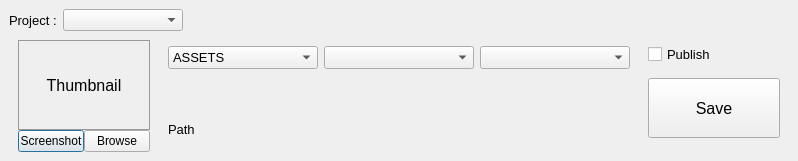
<?xml version="1.0" encoding="UTF-8"?>
<ui version="4.0">
 <class>MainWindow</class>
 <widget class="QDialog" name="MainWindow">
  <property name="geometry">
   <rect>
    <x>0</x>
    <y>0</y>
    <width>798</width>
    <height>161</height>
   </rect>
  </property>
  <property name="windowTitle">
   <string>MainWindow</string>
  </property>
  <layout class="QHBoxLayout" name="horizontalLayout_3">
   <property name="spacing">
    <number>0</number>
   </property>
   <property name="leftMargin">
    <number>0</number>
   </property>
   <property name="topMargin">
    <number>0</number>
   </property>
   <property name="rightMargin">
    <number>0</number>
   </property>
   <property name="bottomMargin">
    <number>0</number>
   </property>
   <item>
    <layout class="QGridLayout" name="gridLayout_3">
     <property name="leftMargin">
      <number>0</number>
     </property>
     <property name="topMargin">
      <number>0</number>
     </property>
     <property name="rightMargin">
      <number>0</number>
     </property>
     <property name="bottomMargin">
      <number>0</number>
     </property>
     <property name="spacing">
      <number>0</number>
     </property>
     <item row="0" column="0">
      <widget class="QWidget" name="widget" native="true">
       <layout class="QHBoxLayout" name="horizontalLayout">
        <property name="leftMargin">
         <number>9</number>
        </property>
        <property name="topMargin">
         <number>9</number>
        </property>
        <property name="bottomMargin">
         <number>0</number>
        </property>
        <item>
         <widget class="QLabel" name="label">
          <property name="font">
           <font>
            <pointsize>10</pointsize>
           </font>
          </property>
          <property name="text">
           <string>Project :</string>
          </property>
         </widget>
        </item>
        <item>
         <widget class="QComboBox" name="cb_project">
          <property name="minimumSize">
           <size>
            <width>120</width>
            <height>0</height>
           </size>
          </property>
         </widget>
        </item>
        <item>
         <spacer name="horizontalSpacer">
          <property name="orientation">
           <enum>Qt::Horizontal</enum>
          </property>
          <property name="sizeHint" stdset="0">
           <size>
            <width>40</width>
            <height>20</height>
           </size>
          </property>
         </spacer>
        </item>
       </layout>
      </widget>
     </item>
     <item row="1" column="0">
      <widget class="QWidget" name="widget_2" native="true">
       <layout class="QHBoxLayout" name="horizontalLayout_2">
        <property name="spacing">
         <number>0</number>
        </property>
        <property name="topMargin">
         <number>0</number>
        </property>
        <property name="bottomMargin">
         <number>0</number>
        </property>
        <item>
         <widget class="QWidget" name="widget_3" native="true">
          <property name="minimumSize">
           <size>
            <width>150</width>
            <height>130</height>
           </size>
          </property>
          <property name="maximumSize">
           <size>
            <width>130</width>
            <height>130</height>
           </size>
          </property>
          <layout class="QGridLayout" name="gridLayout">
           <property name="spacing">
            <number>0</number>
           </property>
           <item row="1" column="0">
            <widget class="QPushButton" name="pb_screenshot">
             <property name="text">
              <string>Screenshot</string>
             </property>
            </widget>
           </item>
           <item row="1" column="1">
            <widget class="QPushButton" name="pb_browse">
             <property name="text">
              <string>Browse</string>
             </property>
            </widget>
           </item>
           <item row="0" column="0" colspan="2">
            <widget class="QLabel" name="l_thumbnail">
             <property name="sizePolicy">
              <sizepolicy hsizetype="Preferred" vsizetype="Preferred">
               <horstretch>0</horstretch>
               <verstretch>0</verstretch>
              </sizepolicy>
             </property>
             <property name="maximumSize">
              <size>
               <width>150</width>
               <height>150</height>
              </size>
             </property>
             <property name="font">
              <font>
               <pointsize>12</pointsize>
              </font>
             </property>
             <property name="styleSheet">
              <string notr="true">.QLabel {

	border: 1px solid rgb(153, 153, 153);

}</string>
             </property>
             <property name="text">
              <string>Thumbnail</string>
             </property>
             <property name="alignment">
              <set>Qt::AlignCenter</set>
             </property>
            </widget>
           </item>
          </layout>
         </widget>
        </item>
        <item>
         <widget class="QWidget" name="widget_5" native="true">
          <property name="maximumSize">
           <size>
            <width>16777215</width>
            <height>100</height>
           </size>
          </property>
          <layout class="QGridLayout" name="gridLayout_2">
           <property name="topMargin">
            <number>0</number>
           </property>
           <item row="0" column="1">
            <widget class="QComboBox" name="cb_shot">
             <property name="font">
              <font>
               <pointsize>10</pointsize>
              </font>
             </property>
            </widget>
           </item>
           <item row="0" column="0">
            <widget class="QComboBox" name="cb_type">
             <property name="font">
              <font>
               <pointsize>10</pointsize>
              </font>
             </property>
             <item>
              <property name="text">
               <string>ASSETS</string>
              </property>
             </item>
             <item>
              <property name="text">
               <string>SHOTS</string>
              </property>
             </item>
             <item>
              <property name="text">
               <string>RND</string>
              </property>
             </item>
            </widget>
           </item>
           <item row="0" column="2">
            <widget class="QComboBox" name="cb_kind">
             <property name="font">
              <font>
               <pointsize>10</pointsize>
              </font>
             </property>
            </widget>
           </item>
           <item row="2" column="0" colspan="3">
            <widget class="QLabel" name="l_path">
             <property name="font">
              <font>
               <pointsize>10</pointsize>
              </font>
             </property>
             <property name="text">
              <string>Path</string>
             </property>
            </widget>
           </item>
           <item row="1" column="1">
            <spacer name="verticalSpacer">
             <property name="orientation">
              <enum>Qt::Vertical</enum>
             </property>
             <property name="sizeHint" stdset="0">
              <size>
               <width>20</width>
               <height>40</height>
              </size>
             </property>
            </spacer>
           </item>
          </layout>
         </widget>
        </item>
        <item>
         <widget class="QWidget" name="widget_4" native="true">
          <property name="maximumSize">
           <size>
            <width>150</width>
            <height>16777215</height>
           </size>
          </property>
          <layout class="QVBoxLayout" name="verticalLayout">
           <property name="spacing">
            <number>0</number>
           </property>
           <property name="topMargin">
            <number>0</number>
           </property>
           <item>
            <widget class="QCheckBox" name="cb_publish">
             <property name="font">
              <font>
               <pointsize>10</pointsize>
              </font>
             </property>
             <property name="text">
              <string>Publish</string>
             </property>
            </widget>
           </item>
           <item>
            <widget class="QPushButton" name="pb_save">
             <property name="minimumSize">
              <size>
               <width>0</width>
               <height>60</height>
              </size>
             </property>
             <property name="font">
              <font>
               <pointsize>12</pointsize>
              </font>
             </property>
             <property name="text">
              <string>Save</string>
             </property>
            </widget>
           </item>
          </layout>
         </widget>
        </item>
       </layout>
      </widget>
     </item>
    </layout>
   </item>
  </layout>
 </widget>
 <resources/>
 <connections/>
</ui>
